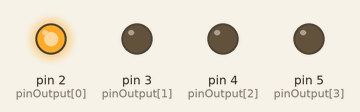
This sketch was run on a simulated Arduino Uno, built with avr-gcc and run on an emulated ATmega328P. On the bench: output pins drawn as LEDs (lit = HIGH).

Above: at 0.5 s.
At 1.5 s:
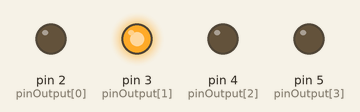
At 2.5 s:
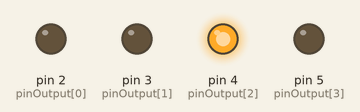
At 3.5 s:
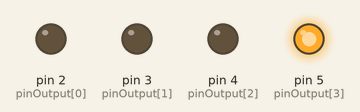
Timing chart, 0 to 5.2 s (numbered marks = the images above):
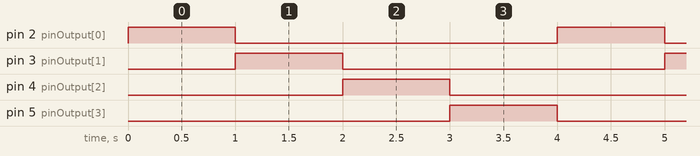

Measured:
- by itself, pin 2 (pinOutput[0]), pin 3 (pinOutput[1]), pin 4 (pinOutput[2]), pin 5 (pinOutput[3]): alternates HIGH for 1.0 s and LOW for 3.0 s
- by itself, everything shown: repeats every 4.0 s, in 5 steps

The sketch:

tugas161.ino
```cpp
const int jumlahOutput = 4; // Deklarasi jumlah output
const int pinOutput[jumlahOutput] = {2, 3, 4, 5}; // Array pin output

void setup() {
  // Konfigurasi pin output
  for (int i = 0; i < jumlahOutput; i++) {
    pinMode(pinOutput[i], OUTPUT);
  }
  Serial.begin(9600); // Inisialisasi komunikasi serial
}

void loop() {
    for(int i=0;i < jumlahOutput;i++){
      digitalWrite(pinOutput[i], HIGH); // Nyalakan LED
      delay(1000); // Delay untuk 1 detik
      digitalWrite(pinOutput[i], LOW); // Matikan LED
  }
}
```
